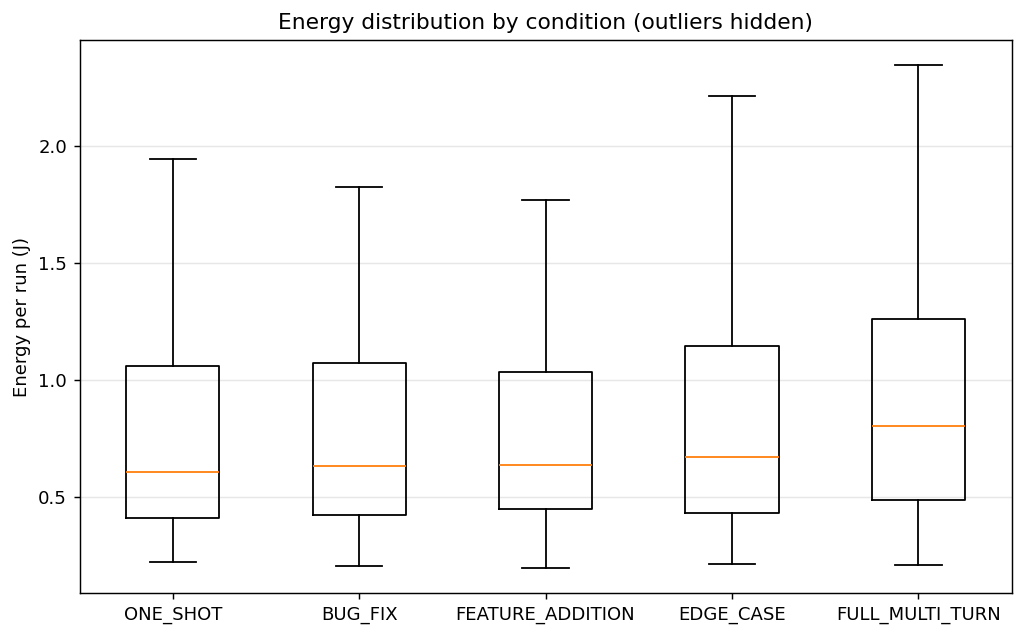
#> input picture docx/images/fig01_energy_box.png, 1024 x 637 px; its folder holds 4 pictures in this run
$ python turn_01.py
#> lines starting #> are read from the running program, lines starting #| are printed output that depends on the picture
import os
from PIL import Image, ImageDraw, ImageFont
from pathlib import Path
import math

def build_contact_sheet(input_dir, output_path, thumb_size=(200, 200), columns=4):
    """
    Create a contact sheet by tiling all images from input_dir into a grid.

    Args:
        input_dir (str): Directory containing images
        output_path (str): Path where the contact sheet will be saved
        thumb_size (tuple): Size of each thumbnail (width, height)
        columns (int): Number of columns in the grid

    Returns:
        bool: True if successful, False otherwise
    """
#> called with input_dir = 'path/to/images', output_path = 'contact_sheet.jpg', thumb_size = (200, 200), columns = 4
    # Supported image extensions
    image_extensions = {'.jpg', '.jpeg', '.png', '.gif', '.bmp', '.tiff', '.webp'}

    # Get all image files in the directory
    input_path = Path(input_dir)
    if not input_path.exists():
        raise FileNotFoundError(f"Input directory '{input_dir}' does not exist")

    image_files = []
    for file in sorted(input_path.iterdir()):
        if file.is_file() and file.suffix.lower() in image_extensions:
            image_files.append(file)
#> pass 2 of the loop in build_contact_sheet, `for file in sorted(input_path.iterdir()):`:
#> pass 3 of the loop in build_contact_sheet, `for file in sorted(input_path.iterdir()):`:
#> the loop made 4 passes; the first 3 are shown

    if not image_files:
        raise ValueError(f"No image files found in '{input_dir}'")

    # Calculate grid dimensions
    num_images = len(image_files)
    rows = math.ceil(num_images / columns)

    # Calculate spacing and padding
    padding = 10  # Padding between images and around edges
    label_height = 20  # Height for filename labels (set to 0 to disable labels)

    # Calculate total canvas size
    thumb_width, thumb_height = thumb_size
    canvas_width = (columns * thumb_width) + ((columns + 1) * padding)
    canvas_height = (rows * (thumb_height + label_height)) + ((rows + 1) * padding)

    # Create the contact sheet canvas (white background)
    contact_sheet = Image.new('RGB', (canvas_width, canvas_height), 'white')
#> contact_sheet: PIL image 850x240 RGB; every value is 255
    draw = ImageDraw.Draw(contact_sheet)

    # Try to load a font for labels (falls back to default if not available)
    try:
        font = ImageFont.truetype("arial.ttf", 12)
    except (OSError, IOError):
        font = ImageFont.load_default()

    # Process each image
    for idx, image_path in enumerate(image_files):
        try:
            # Calculate grid position
            row = idx // columns
            col = idx % columns

            # Calculate pixel position
            x = padding + col * (thumb_width + padding)
            y = padding + row * (thumb_height + label_height + padding)

            # Open and resize image
            with Image.open(image_path) as img:
                # Convert to RGB if necessary (handles RGBA, grayscale, etc.)
#> img is the input picture: PIL image 1024x637 RGBA; mean R, G, B, A 247.9, 247.7, 247.5, 255
                if img.mode not in ('RGB', 'L'):
                    img = img.convert('RGB')
#> img: PIL image 1024x637 RGB

                # Create thumbnail maintaining aspect ratio
                img.thumbnail(thumb_size, Image.Resampling.LANCZOS)
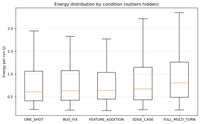
#> img: PIL image 200x124 RGB; mean R, G, B 247, 246.8, 246.7

                # Center the thumbnail in its cell
                thumb_w, thumb_h = img.size
#> thumb_w = 200; thumb_h = 124
                offset_x = x + (thumb_width - thumb_w) // 2
#> offset_x = 10
                offset_y = y + (thumb_height - thumb_h) // 2
#> offset_y = 48

                # Paste the thumbnail
                if img.mode == 'L':
                    img = img.convert('RGB')
                contact_sheet.paste(img, (offset_x, offset_y))
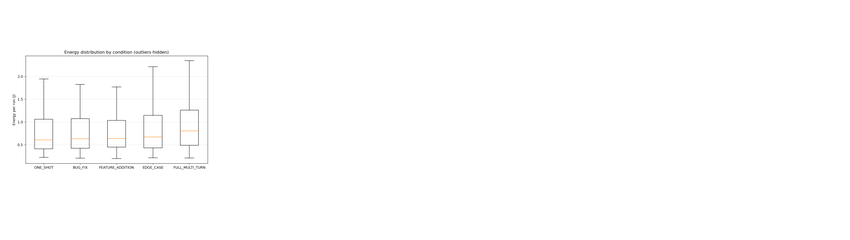
#> contact_sheet: PIL image 850x240 RGB; mean R, G, B 254, 254, 254

                # Add filename label if enabled
                if label_height > 0:
                    label = image_path.name
                    # Truncate long filenames
                    max_chars = thumb_width // 7  # Rough estimate
                    if len(label) > max_chars:
                        label = label[:max_chars-3] + "..."

                    # Center the label text
                    bbox = draw.textbbox((0, 0), label, font=font)
#> bbox = (0, 2, 133, 15)
                    text_width = bbox[2] - bbox[0]
#> text_width = 133
                    text_x = x + (thumb_width - text_width) // 2
#> text_x = 43
                    text_y = y + thumb_height + 2

                    draw.text((text_x, text_y), label, fill='black', font=font)

        except Exception as e:
            print(f"Warning: Could not process '{image_path}': {e}")
            # Draw an error placeholder
            row = idx // columns
            col = idx % columns
            x = padding + col * (thumb_width + padding)
            y = padding + row * (thumb_height + label_height + padding)

            draw.rectangle([x, y, x + thumb_width, y + thumb_height],
                          outline='red', width=2)
            draw.text((x + 10, y + thumb_height // 2), "Error",
                     fill='red', font=font)
#> pass 2 of the loop in build_contact_sheet, `for idx, image_path in enumerate(image_files):`:
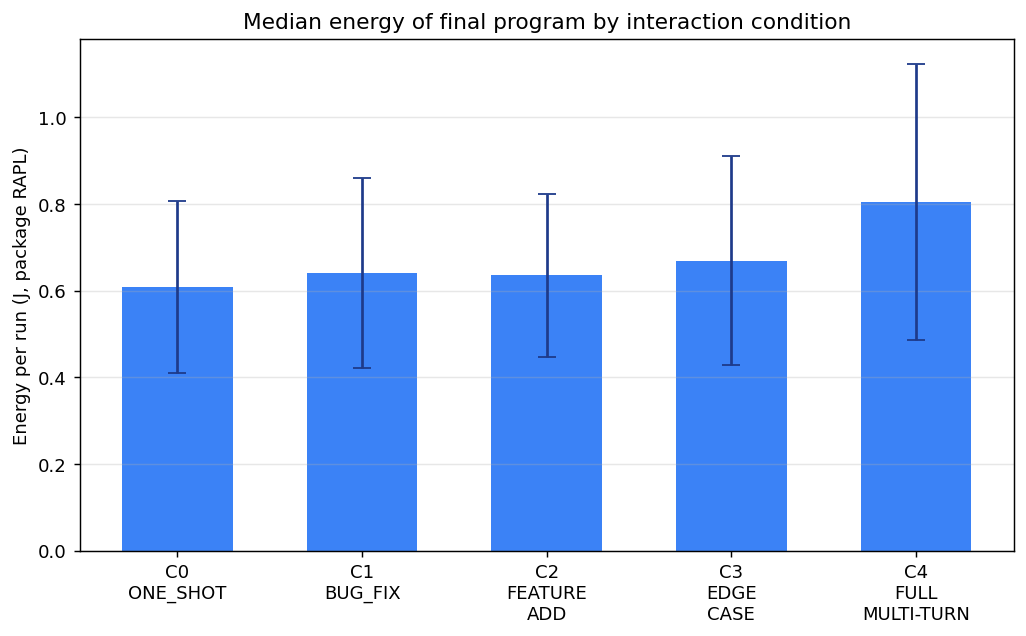
#> input picture docx/images/fig02_median_energy.png, 1026 x 636 px
#> in build_contact_sheet, img is the input picture: PIL image 1026x636 RGBA; mean R, G, B, A 201.7, 219.1, 247.7, 255
#> in build_contact_sheet, `img.thumbnail(thumb_size, Image.Resampling.LANCZOS)`:
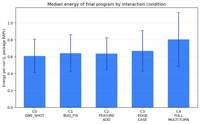
#> img: PIL image 200x124 RGB; mean R, G, B 201, 218.5, 247.3
#> in build_contact_sheet, `contact_sheet.paste(img, (offset_x, offset_y))`:
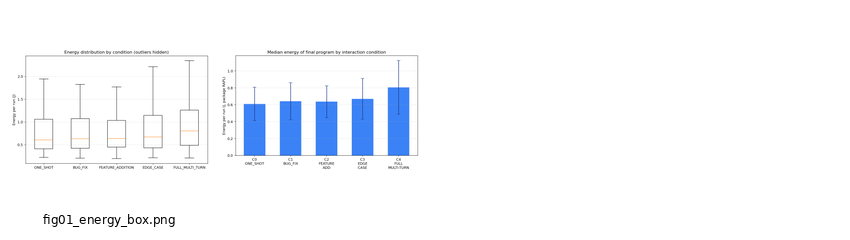
#> contact_sheet: PIL image 850x240 RGB; mean R, G, B 247, 249.1, 252.6
#> bbox = (0, 2, 154, 15)
#> text_width = 154
#> text_x = 243
#> pass 3 of the loop in build_contact_sheet, `for idx, image_path in enumerate(image_files):`:
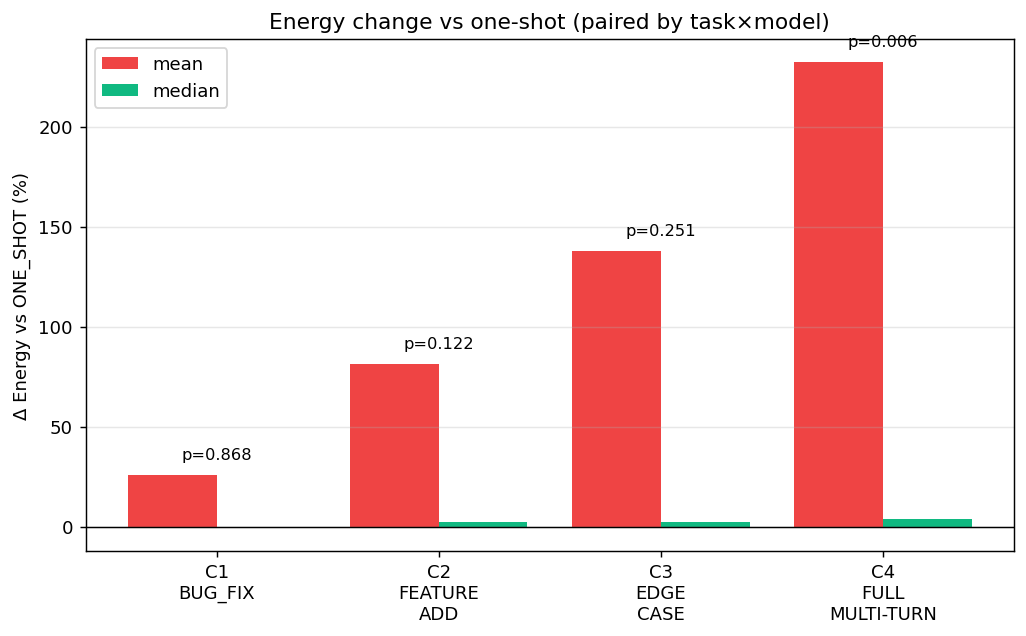
#> input picture docx/images/fig03_paired_delta.png, 1026 x 636 px
#> in build_contact_sheet, img is the input picture: PIL image 1026x636 RGBA; mean R, G, B, A 247, 225.1, 225, 255
#> in build_contact_sheet, `img.thumbnail(thumb_size, Image.Resampling.LANCZOS)`:
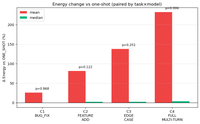
#> img: PIL image 200x124 RGB; mean R, G, B 246.5, 224.6, 224.4
#> in build_contact_sheet, `contact_sheet.paste(img, (offset_x, offset_y))`:
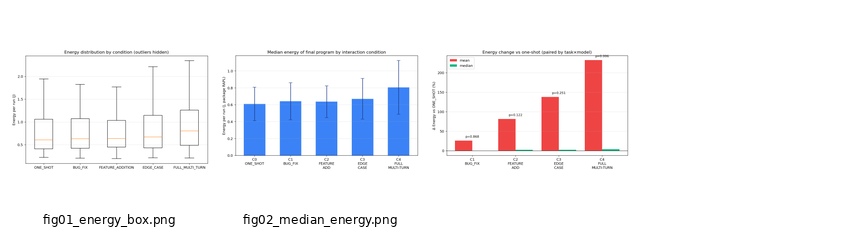
#> contact_sheet: PIL image 850x240 RGB; mean R, G, B 245.5, 244.9, 248.4
#> bbox = (0, 2, 138, 15)
#> text_width = 138
#> text_x = 461
#> the loop made 4 passes; the first 3 are shown

    # Save the contact sheet
    contact_sheet.save(output_path, quality=95)
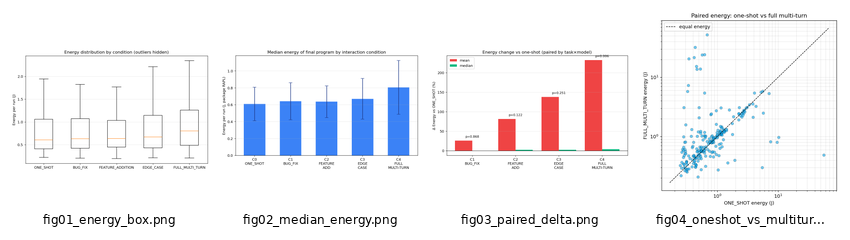
#> saved as contact_sheet.jpg: PIL image 850x240 RGB; mean R, G, B 242.3, 242.2, 245.8
    print(f"Contact sheet saved to '{output_path}' ({num_images} images, {columns}x{rows} grid)")
    return True


# Example usage
if __name__ == "__main__":
    # Basic usage
    build_contact_sheet(
        input_dir="path/to/images",
        output_path="contact_sheet.jpg",
        thumb_size=(200, 200),
        columns=4
    )

    # With custom settings
    build_contact_sheet(
        input_dir="./photos",
        output_path="./output/contact_sheet.png",
        thumb_size=(150, 150),
        columns=6
    )
#> (the run stopped early here; a loop or call above may not have finished)
